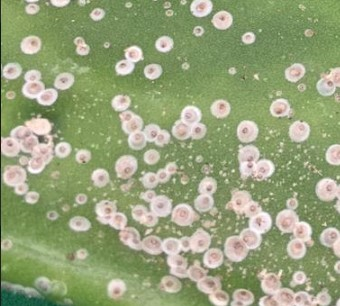
#> input picture PrimeirosTestes/imagens/Objetivo_Projeto.jpg, 340 x 306 px, found by its file name
$ jupyter execute --allow-errors Teste1.ipynb
#> lines starting #> are read from the running program, lines starting #| are printed output that depends on the picture; after the words box and inside, x2 and y2 are one past the last pixel; in counts of white or black regions, pixels touching at a corner belong together
<a href="https://colab.research.google.com/github/Gus-1003/TADS_Projeto_PalmaS/blob/main/PrimeirosTestes/Teste1.ipynb" target="_parent"></a>

## **Projeto PalmaS - Teste**

## Inicio: Importe de Bibliotecas, ferramentas e Drive:

[cell 1]
from google.colab import drive

import math # Calculos de área e circunferencia
import numpy as np # Manipulação de matrizes
from scipy import stats # fornece ferramentas adicionais para computação de arrays e fornece estruturas de dados especializadas, como matrizes esparsas e árvores k-dimensional.

import pandas as pd # Manipulação de dados
import seaborn as sns #biblioteca de visualização de dados Python baseada em matplotlib.

from sklearn.cluster import KMeans # Criação de inteligencia artificial

import cv2 #OpenCV - Manipulação da Imagem
from google.colab.patches import cv2_imshow

[cell 2]
drive.mount('/content/drive')

## Parte 1: utilização do OpenCV:

### 1.1 - Separação dos canais em RGB

Fonte de Pesquisa:

*   Método copy: https://docs.python.org/3/library/copy.html
*   Método split (OpenCV):https://techtutorialsx.com/2020/03/02/python-opencv-splitting-image-channels/
*   Método hconcat (OpenCV):https://www.geeksforgeeks.org/concatenate-images-using-opencv-in-python/

Lembrando que: Ao realizar métodos do OpenCV como split, o openCV devolve os canais em ordem descrente.

(RGB -> BGR)

[cell 3]
im = cv2.imread("/content/drive/MyDrive/Colab_Bolsa/Objetivo_Projeto.jpg")
#> im is the input picture: shape (306, 340, 3); mean B, G, R 122, 162, 150.4
cv2_imshow(im)

[cell 4]
im_copy = im.copy() # Clona a Imagem original (Alterações no clone não afetam a imagem original);

# Teste 15 - Professor:
# Transformar em HSV
# Equalizar
# Filtro de media

(B, G, R) = cv2.split(im) #Split = Método para a divisão da imagem nos 3 canais de intensidade
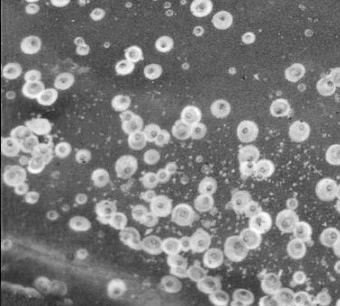
#> B: shape (306, 340); min 0, max 255, mean 122
cv2_imshow(cv2.hconcat([R, G, B])) #hconcat = Concatena imagens Horizontalmente

**Concusão:**

*  Melhor canal: B - Blue

> O canal azul, entre os 3 canais de intensidade, demonstrou uma maior segmentação entre a cochonilha e a superficie da palma. Se tornando mais fácil a identificação da praga nessa confiduração.

*  Pior canal: G - Green

> No canal verde, temos uma suavização(clareamento) das cores tanto da superficie da palma como da cochonilha, provavelmente proveniente da colocaração natural da planta (que é esverdiada). Essa configuração dificulta a segmentação dos objetos.

### 1.2 - Redimensionar Imagem:

Método resize: https://java2blog.com/cv2-resize-python/#:~:text=You%20can%20use%20resize%20%28%29%20method%20of%20cv2,both%20the%20height%20and%20width%20of%20an%20image.

source: Imagem de origem/original/entrada ou seja, aquela matriz ndimensional de imagem que deseja ser redimensionada.

dim: Dimensão necessária de uma imagem na forma de tupla como (altura, largura).

fx: Fator de escala ao longo do eixo horizontal ou eixo X.

fy: Fator de escala ao longo do eixo vertical ou eixo Y.

[cell 5]
def resize(im): #Função resize = Redimensiona a imagem de acordo com as dimensões relatadas(x,y)
  return cv2.resize(im, (0,0), fx=0.5, fy=0.5)

### 1.3 - Binarização e Limiarização

Fonte da Pesquisa:

1.  threshold / Limiar da imagem: https://docs.opencv.org/3.4/d7/d4d/tutorial_py_thresholding.html

- cv2.THRESH_BINARY_INV = A função transforma uma imagem em escala de cinza em uma imagem binária

- cv2.THRESH_OTSU = Considere uma imagem com apenas dois valores de imagem distintos (imagem bimodal), onde o histograma consistiria apenas de dois picos. Um bom limiar estaria no meio desses dois valores. Da mesma forma, o método de Otsu determina um valor de limiar global ideal a partir do histograma de imagem.

[cell 6]
ret, thresh = cv2.threshold(B, 0, 255, cv2.THRESH_BINARY_INV + cv2.THRESH_OTSU)
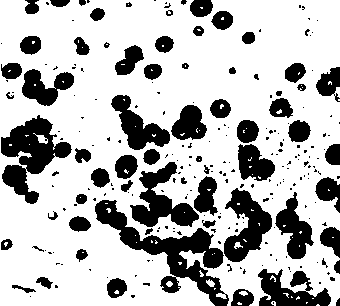
#> thresh: shape (306, 340); 72.8% white; 245 black regions (178 under 20 px)
#> ret = 142
cv2_imshow(im)
cv2_imshow(thresh)

### 1.4 - Extração de dados da imagem a partir do Contorno:

Fonte da Pesquisa:

*   Contorno (OpenCV): https://docs.opencv.org/3.4/d4/d73/tutorial_py_contours_begin.html
*   Zeros (Numpy): https://numpy.org/doc/stable/reference/generated/numpy.zeros.html

[cell 7]
def extract_image(im, cnt):
  # np.zeros: Cria uma matriz com determinadas dimensões
  im_blank = np.zeros(im.shape, np.uint8)
  cv2.drawContours(im_blank, [cnt], -1, 255, -1)
  mask = im_blank == 255
  im_filter = im[mask]
  return im_filter

[cell 8]
def try_or(im, mask, default=-1):
    try:
        return im[mask]
    except:
        return default

### 1.5 - Identificação dos Contornos:

Fontes de Pesquisa:

*  Estrutura List (cells) (Python_Básico): https://python-reference.readthedocs.io/en/latest/docs/list/
*  Método moments (OpenCV): https://docs.opencv.org/3.4/d0/d49/tutorial_moments.html

Moments significam a distribuição da matéria sobre um ponto ou um eixo. No OpenCV, os momentos são a média das intensidades dos pixels de uma imagem. Os momentos openCV são usados para descrever várias propriedades de uma imagem, como a intensidade de uma imagem, seu centroide, a área e informações sobre sua orientação.

[cell 9]
contours, hierarchy = cv2.findContours(thresh, cv2.RETR_TREE, cv2.CHAIN_APPROX_SIMPLE)
#> contours = 325 contours, 256 with area under 20; largest, box (x1, y1, x2, y2) and area: (0, 0, 340, 306) 95138, (0, 114, 73, 175) 2346, (129, 161, 200, 228) 2100, (223, 187, 273, 263) 2013, (110, 94, 171, 151) 1511

cells = [] # Criação da lista de celulas

for cnt in contours:
  M = cv2.moments(cnt)
  x, y, width, height = cv2.boundingRect(cnt)
  rect = cv2.minAreaRect(cnt)
  circle = cv2.minEnclosingCircle(cnt)

  r = extract_image(R, cnt)
  g = extract_image(G, cnt)
  b = extract_image(B, cnt)

  cell = {
    #'area': cv2.contourArea(cnt),
    #'area_convex': ((math.pi * (circle[1]**2)) - cv2.contourArea(cnt)),
    #'area_perc': (cv2.contourArea(cnt)) / (math.pi * (circle[1]**2)),
    #'area_convex_perc': ((math.pi * (circle[1]**2)) - cv2.contourArea(cnt)) / (math.pi * (circle[1]**2)),
    #'perimeter': cv2.arcLength(cnt,True),
    #'width': width,
    #'height': height,
    #'angle': rect[2],
    #'radius': circle[1],

    'r_mean': np.mean(r) ,
    'r_max': np.max(r),
    'r_min': np.min(r),
    'r_std_dev': np.std(r),

    'g_mean': np.mean(g),
    'g_max': np.max(g),
    'g_min': np.min(g),
    'g_std_dev': np.std(g),

    'b_mean': np.mean(b),
    'b_max': np.max(b),
    'b_min': np.min(b),
    'b_std_dev': np.std(b)
  }

  cells.append(cell)
#> this loop made 325 passes
#> (x, y, width, height, rect, circle) on passes 4, 10, 12: (271, 301, 5, 5, ((273, 303), (4, 4), -90), ((273.2, 303.2), 2.53)), (239, 291, 9, 5, ((243, 293), (4, 8), -90), ((243, 293), 4.12)), (206, 279, 9, 8, ((210, 282.5), (4.95, 9.19), -45), ((209.5, 283), 4.61))
#> pass 1, in extract_image, `mask = im_blank == 255`:
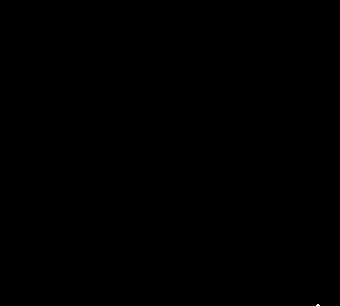
#> mask: shape (306, 340) bool; 0.01% white in thin lines or dots, all inside (x1, y1, x2, y2) = (316, 304, 320, 306)
#> after the loop, cells = 325 items

im = cv2.drawContours(im, contours, -1, (73, 113, 232), thickness=2)
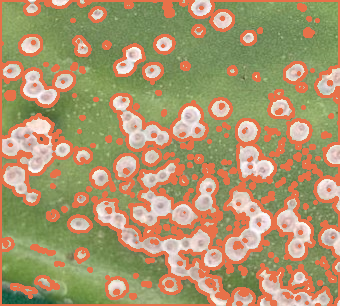
#> im: shape (306, 340, 3); mean B, G, R 108.2, 149.9, 171.1
cv2_imshow(im)

### 1.6 - Captura das primeiras Features (Criação do Dataframe - Pandas):

Fonte de Pesquisa:

*  Dataframe(Pandas): https://pandas.pydata.org/pandas-docs/stable/reference/api/pandas.DataFrame.html

[cell 10]
df = pd.DataFrame(cells)
#> df = table of 325 rows and 12 columns
df.describe()
#> Out = table of 8 rows and 12 columns

[cell 11]
df.shape
#> Out = (325, 12)

## Parte 2: utilização do OpenCV + Kmeans:

Fonte de pesquisa base para a parte 2:

*  https://docs.opencv.org/3.4/d1/d5c/tutorial_py_kmeans_opencv.html

### 2.1 - Definicação da quantidade de Agrupamentos (Clusters):

[cell 12]
kmeans = KMeans(n_clusters=4)
kmeans.fit(df) # Metodo fit

[cell 13]
conts = [] #Lista de contornos

conts.append([])
conts.append([])
conts.append([])

for cont, cnt in enumerate(contours):
  cat = kmeans.predict([df.iloc[cont]])[0] #Método Predict
  conts[cat-1].append(cnt)
#> this loop made 325 passes
#> cat on passes 3 to 5: 3, 3, 3

im = cv2.drawContours(im, conts[0], -1, (10, 113, 232), thickness=2)
im = cv2.drawContours(im, conts[2], -1, (82, 184, 10), thickness=2)

[cell 14]
cv2_imshow(im)

[cell 15]
im_copy

t1 = cv2.drawContours(thresh.copy(), conts[0], -1, 0, thickness=cv2.FILLED)
#> t1: shape (306, 340); 71.6% white; 231 black regions (145 under 20 px), largest, box (x1, y1, x2, y2) and area: (95, 200, 229, 306) 3909, (1, 115, 72, 204) 2846, (130, 162, 199, 236) 2000
t1 = cv2.drawContours(t1, conts[0], -1, 0, thickness=cv2.FILLED)
t1 = cv2.bitwise_and(im_copy, im_copy, t1, t1)
#> t1: shape (306, 340, 3)

t2 = cv2.drawContours(thresh.copy(), conts[0], -1, 0, thickness=cv2.FILLED)
t2 = cv2.drawContours(t2, conts[2], -1, 0, thickness=cv2.FILLED)
#> t2: shape (306, 340); 70.2% white; 202 black regions (101 under 20 px), largest, box (x1, y1, x2, y2) and area: (95, 200, 229, 306) 4018, (1, 115, 72, 204) 2928, (130, 162, 199, 236) 2013
t2 = cv2.bitwise_and(im_copy, im_copy, t2, t2)
#> t2: shape (306, 340, 3)

t3 = cv2.drawContours(thresh.copy(), conts[2], -1, 0, thickness=cv2.FILLED)
#> t3: shape (306, 340); 71.3% white; 221 black regions (139 under 20 px), largest, box (x1, y1, x2, y2) and area: (95, 200, 229, 306) 3953, (1, 115, 72, 204) 2928, (130, 162, 199, 227) 1959
t3 = cv2.drawContours(t3, conts[2], -1, 0, thickness=cv2.FILLED)
t3 = cv2.bitwise_and(im_copy, im_copy, t3, t3)
#> t3: shape (306, 340, 3)

cv2_imshow(cv2.hconcat([t1, t3])) # A t1 é a unica que possui cor
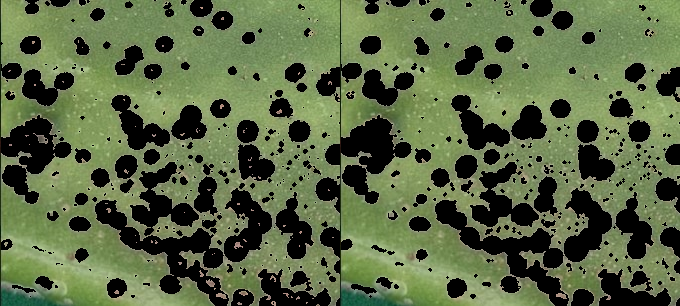
#> shown: shape (306, 680, 3); mean B, G, R 69.3, 105.2, 90.8

### 2.2 - Criação de Borda e Limiarização:

Fontes de pesquisa:

*  Método copyMakeBorder(OpenCV): https://www.geeksforgeeks.org/python-opencv-cv2-copymakeborder-method/#:~:text=OpenCV-Python%20is%20a%20library%20of%20Python%20bindings%20designed,cv2.copyMakeBorder%20%28src%2C%20top%2C%20bottom%2C%20left%2C%20right%2C%20borderType%2C%20value%29

[cell 16]
im_gray = im
t1 = cv2.drawContours(thresh.copy(), conts[1], -1, 255, thickness=cv2.FILLED)
#> t1: shape (306, 340); 74.7% white; 51 black regions (5 under 20 px), largest, box (x1, y1, x2, y2) and area: (95, 200, 229, 306) 3592, (1, 115, 72, 204) 2846, (130, 162, 199, 227) 1946
t1 = cv2.drawContours(t1.copy(), conts[2], -1, 255, thickness=cv2.FILLED)
t1 = cv2.bitwise_not(t1)
t1 = cv2.bitwise_and(im_gray, im_gray, t1, t1)
#> t1: shape (306, 340, 3)

font = cv2.FONT_HERSHEY_SIMPLEX
cv2.putText(im, str(conts[0]) + ' cells', (600,450), font, 3, (0, 255, 0), 2, cv2.LINE_AA)

t2 = cv2.drawContours(thresh.copy(), conts[0], -1, 255, thickness=cv2.FILLED)
t2 = cv2.drawContours(t2.copy(), conts[2], -1, 255, thickness=cv2.FILLED)
t2 = cv2.bitwise_not(t2)
t2 = cv2.bitwise_and(im_gray, im_gray, t2, t2)

t3 = cv2.drawContours(thresh.copy(), conts[0], -1, 255, thickness=cv2.FILLED)
t3 = cv2.drawContours(t3.copy(), conts[1], -1, 255, thickness=cv2.FILLED)
t3 = cv2.bitwise_not(t3)
t3 = cv2.bitwise_and(im_gray, im_gray, t3, t3)

cv2_imshow(im_gray)

[cell 17]
# cv2.copyMakeBorder() método é usado para criar uma borda em torno da imagem como um quadro de fotos.
#im_gray = cv2.copyMakeBorder(im_gray, 1,1,1,1, cv2.BORDER_CONSTANT, value=0)
im_gray = cv2.cvtColor(im_gray, cv2.COLOR_BGR2GRAY)
# Binarização automática (OTSU)
ret, thresh = cv2.threshold(im_gray, 0, 255, cv2.THRESH_BINARY + cv2.THRESH_OTSU)
#> thresh: shape (306, 340); 19.1% white; 197 white regions (143 under 20 px)
#> ret = 172
#cv2_imshow(im_gray)

[cell 18]
#Pegando os contornos, suas características e desenhando na imagem
contours, hierarchy = cv2.findContours(thresh, cv2.RETR_TREE, cv2.CHAIN_APPROX_SIMPLE)
#> contours = 314 contours, 218 with area under 20; largest, box (x1, y1, x2, y2) and area: (96, 201, 228, 306) 2531, (2, 117, 53, 173) 1609, (225, 190, 271, 261) 1488, (133, 190, 198, 226) 1056, (113, 96, 169, 149) 1054


cells = []
cnts = []

cnt1 = []
cnt2 = []
for cnt in contours:
  M = cv2.moments(cnt)
  x, y, width, height = cv2.boundingRect(cnt)
  rect = cv2.minAreaRect(cnt)
  circle = cv2.minEnclosingCircle(cnt)


  im_blank = np.zeros(im_gray.shape, np.uint8)
  cv2.drawContours(im_blank, [cnt], -1, (255, 255, 255), -1)
  mask = im_blank == 255
  im_filter = im_gray[mask]

  cell = {
    'centroid': [int(M['m10']/(M['m00']+0.0000001)), int(M['m01']/(M['m00']+0.0000001))], #[x, y]
    'area': cv2.contourArea(cnt),
    'area_convex': ((math.pi * (circle[1]**2)) - cv2.contourArea(cnt)),
    'area_perc': (cv2.contourArea(cnt)) / (math.pi * (circle[1]**2)),
    'area_convex_perc': ((math.pi * (circle[1]**2)) - cv2.contourArea(cnt)) / (math.pi * (circle[1]**2)),
    'perimeter': cv2.arcLength(cnt,True),
    'boundingBox': [x, y, x+width, y+height],
    'width': width,
    'height': height,
    'angle': rect[2],
    'radius': circle[1], #Raio do menor círculo que cabe o objeto
    'mean': np.mean(im_gray[mask]),
    'max': np.max(im_gray[mask]),
    'min': np.min(im_gray[mask]),
    'std_dev': np.std(im_gray[mask]),
    'mode': stats.mode(im_gray[mask], axis = None),
  }

  cell2 = {
    'area': cv2.contourArea(cnt),
    'area_convex': ((math.pi * (circle[1]**2)) - cv2.contourArea(cnt)),
    'area_perc': (cv2.contourArea(cnt)) / (math.pi * (circle[1]**2)),
    'area_convex_perc': ((math.pi * (circle[1]**2)) - cv2.contourArea(cnt)) / (math.pi * (circle[1]**2)),
    'perimeter': cv2.arcLength(cnt,True),
    'width': width,
    'height': height,
    'angle': rect[2],
    'radius': circle[1], #Raio do menor círculo que cabe o objeto
    'mean': np.mean(im_gray[mask]),
    'max': np.max(im_gray[mask]),
    'min': np.min(im_gray[mask]),
    'std_dev': np.std(im_gray[mask]),
  }

  if(cell['area']<20000):
    cells.append(cell2)
    cnts.append(cnt)

  if(cell['area']>40):
    cnt1.append(cnt)
  if(cell['area_convex_perc']>0.4):
    cnt2.append(cnt)
#> this loop made 314 passes
#> cnt on passes 6, 9, 10: [[152, 290]], [[143, 287], [142, 288], [143, 288]], [[15, 286], [16, 286]]
#> im_blank: shape (306, 340); 0.01% white in thin lines or dots, all inside (x1, y1, x2, y2) = (31, 5, 35, 9)

im_contours = cv2.drawContours(im, cnts, -1, (10, 113, 232), 1)
im_contours = cv2.drawContours(im, cnt1, -1, (82, 184, 10), 1)
im_contours = cv2.drawContours(im, cnt2, -1, (62, 62, 224), 1)
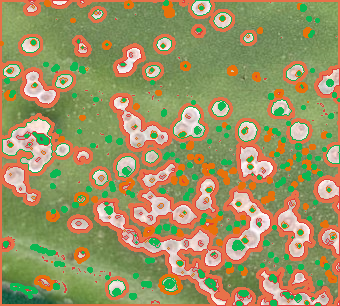
#> im_contours: shape (306, 340, 3); mean B, G, R 99.1, 147.8, 157.2

cv2_imshow(im_contours)

## Parte 3: Analise dos Resultados Alcaçados na utilização OpenCV + Kmeans

### 3.1 - Informações Organizadas em formato dataframe:

[cell 19]
df = pd.DataFrame(cells)
df
#> Out = table of 314 rows and 13 columns

[cell 20]
df.columns

### 3.2 - Pre-Processamento do dataframe final:

[cell 21]
df.describe()
#> Out = table of 8 rows and 13 columns

[cell 22]
df.plot(kind = 'box')
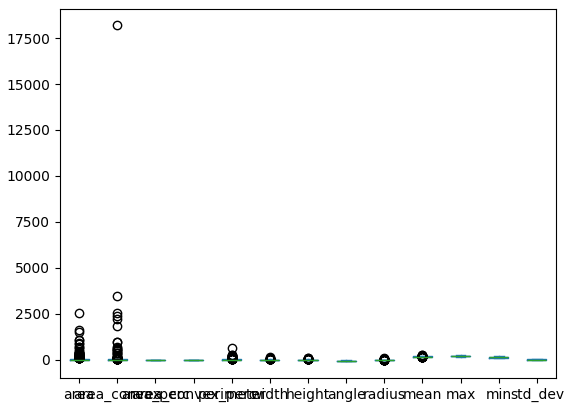
#> figure drawn by matplotlib, 1 panel

## Parte 4: Nova Aplicação do KMeans

[cell 23]
kmeans = KMeans(n_clusters=3)

[cell 24]
kmeans = KMeans(n_clusters=3)
kmeans.fit(df)

[cell 25]
list(cells[0].values())
#> Out = [7, 15.78, 0.307, 0.693, 12.83, 3, 6, -90, 2.69, 227.3, 239, 214, 7.78]

[cell 26]
conts = []

conts.append([])
conts.append([])
conts.append([])

for cont, cnt in enumerate(cnts):
  cat = kmeans.predict([df.iloc[cont]])[0]
  conts[cat-1].append(cnt)
#> this loop made 314 passes

im = cv2.imread("/content/drive/MyDrive/Colab_Bolsa/Objetivo_Projeto.jpg")
im = cv2.cvtColor(im_gray, cv2.COLOR_GRAY2BGR)
thresh = cv2.drawContours(thresh, conts[0], -1, 255, thickness=cv2.FILLED)
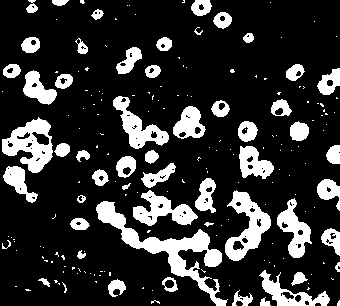
#> thresh: shape (306, 340); 19.3% white; 196 white regions (142 under 20 px), largest, box (x1, y1, x2, y2) and area: (96, 201, 228, 306) 2811, (2, 117, 53, 173) 1492, (225, 190, 271, 261) 1437

#im = cv2.drawContours(im, conts[0], -1, (10, 113, 232), 1)
#im = cv2.drawContours(im, conts[1], -1, (82, 184, 10), 1)
#im = cv2.drawContours(im, conts[2], -1, (62, 62, 224), 1)

im = cv2.drawContours(im, conts[0], -1, (10, 113, 232), thickness=cv2.FILLED)
im = cv2.drawContours(im, conts[1], -1, (82, 184, 10), thickness=cv2.FILLED)
im = cv2.drawContours(im, conts[2], -1, (62, 62, 224), thickness=cv2.FILLED)
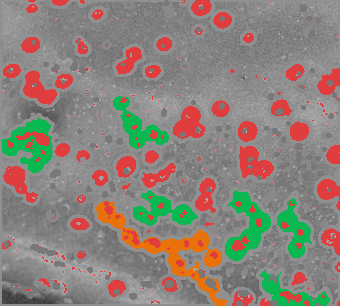
#> im: shape (306, 340, 3); mean B, G, R 121.2, 129.8, 140.4

[cell 27]
im_gray = im
t1 = cv2.drawContours(thresh.copy(), conts[1], -1, 255, thickness=cv2.FILLED)
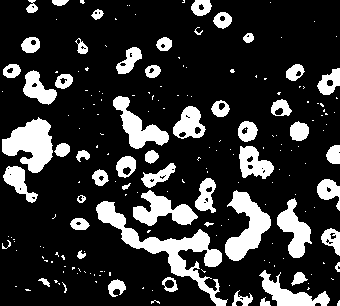
#> t1: shape (306, 340); 19.9% white; 196 white regions (142 under 20 px), largest, box (x1, y1, x2, y2) and area: (96, 201, 228, 306) 2811, (2, 117, 53, 173) 1705, (225, 190, 271, 261) 1588
t1 = cv2.drawContours(t1.copy(), conts[2], -1, 255, thickness=cv2.FILLED)
t1 = cv2.bitwise_not(t1)
#> (the rest of this cell did not finish here and is left out)

[cell 28]
t1.shape
#> Out = (306, 340)

$ run again, with PrimeirosTestes/imagens/fig_true_19.jpg copied over PrimeirosTestes/imagens/Objetivo_Projeto.jpg
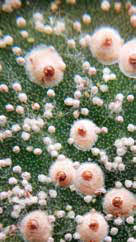
#> input picture PrimeirosTestes/imagens/fig_true_19.jpg, 136 x 242 px, found by its file name
#> im is the input picture: shape (242, 136, 3); mean B, G, R 115, 133.6, 133.3
#> `ret, thresh = cv2.threshold(B, 0, 255, cv2.THRESH_BINARY_INV + cv2.THR..`:
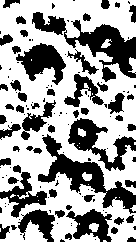
#> thresh: shape (242, 136); 61.6% white; 128 black regions (74 under 20 px)
#> `ret, thresh = cv2.threshold(B, 0, 255, cv2.THRESH_BINARY_INV + cv2.THR..`: ret = 128
#> `contours, hierarchy = cv2.findContours(thresh, cv2.RETR_TREE, cv2.CHAI..`: contours = 141 contours, 97 with area under 20; largest, box (x1, y1, x2, y2) and area: (0, 0, 136, 242) 23160, (15, 42, 67, 86) 1192, (63, 73, 105, 108) 596, (31, 11, 67, 36) 522, (21, 99, 57, 133) 482
#> the loop `for cnt in contours:` made 141 passes
#> (x, y, width, height, rect, circle) on passes 3, 5, 9, 11, 17: (89, 223, 10, 9, ((93.5, 227), (8, 9), -90), ((93.73, 226.6), 4.98)), (130, 205, 6, 7, ((133.8, 207.8), (5.66, 4.95), -45), ((133.2, 207.8), 3.26)), (10, 194, 6, 4, ((12.1, 195.2), (5.37, 2.24), -26.57), ((12.5, 196), 2.69)), (82, 172, 10, 9, ((86.5, 176), (8, 9), -90), ((86.5, 176), 4.92)), (78, 128, 8, 9, ((81.5, 132), (8, 7), -90), ((81.5, 131.5), 4.95))
#> after the loop `for cnt in contours:`: cells = 141 items
#> df = table of 141 rows and 12 columns
#> `df.describe()`: Out = table of 8 rows and 12 columns
#> the loop `for cont, cnt in enumerate(contours):` made 141 passes
#> (cnt, cat) on passes 1, 2, 4, 6, 7, 8, 10, 12: ([[103, 240], [103, 241], [106, 241], [105, 240]], 3), ([[0, 228], [0, 231]], 3), ([[79, 223], [79, 224]], 0), ([[38, 200]], 0), ([[119, 197]], 2), ([[37, 196]], 0), ([[88, 184]], 2), ([[79, 147]], 0)
#> `ret, thresh = cv2.threshold(im_gray, 0, 255, cv2.THRESH_BINARY + cv2.T..`: ret = 163
#> `contours, hierarchy = cv2.findContours(thresh, cv2.RETR_TREE, cv2.CHAI..`: contours = 106 contours, 74 with area under 20; largest, box (x1, y1, x2, y2) and area: (79, 27, 136, 76) 1144, (39, 137, 105, 192) 1074, (17, 45, 65, 83) 766, (69, 120, 106, 150) 548, (74, 210, 110, 242) 424
#> the loop `for cnt in contours:` made 106 passes
#> cnt on passes 7, 8, 9, 16, 17, 18, 19, 21: [[135, 227], [135, 228]], [[13, 226], [13, 228], [14, 227]], [[0, 225], [0, 226]], [[47, 220], [48, 219], [49, 220], [48, 221]], [[34, 220], [35, 219], [36, 220], [35, 221]], [[0, 211]], [[130, 210]], [[103, 236], [104, 235], [105, 236], [104, 237]]
#> `df`: Out = table of 106 rows and 13 columns
#> `df.describe()`: Out = table of 8 rows and 13 columns
#> `list(cells[0].values())`: Out = [0, 0.786, 0, 1, 2, 2, 1, -90, 0.5, 195, 197, 193, 2]
#> the loop `for cont, cnt in enumerate(cnts):` made 106 passes
#> `t1 = cv2.drawContours(thresh.copy(), conts[1], -1, 255, thickness=cv2...`:
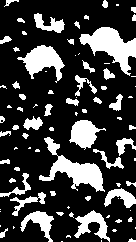
#> t1: shape (242, 136); 24.3% white; 87 white regions (41 under 20 px), largest, box (x1, y1, x2, y2) and area: (79, 27, 136, 76) 1240, (39, 137, 105, 192) 1200, (17, 45, 65, 83) 842
#> `t1.shape`: Out = (242, 136)
